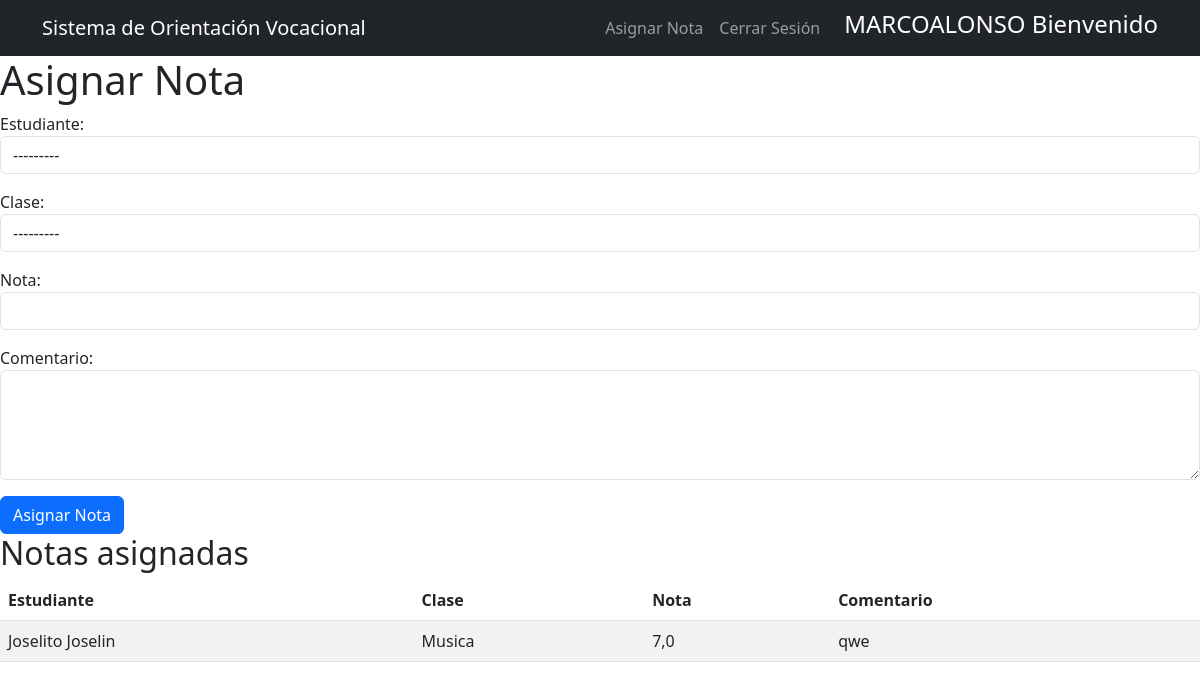
Page /asignarNota/ (signed in) on the committed database.
### Usuarios/models.py (models this page shows, shortened)
class User(AbstractUser):
    ROLES = (
        ('estudiante', 'Estudiante'),
        ('profesor', 'Profesor'),
    )
    role = models.CharField(max_length=10, choices=ROLES, verbose_name="Rol")
    cedula = models.CharField(max_length=10, unique=True, verbose_name="Cédula")
    telefono = models.CharField(max_length=10, verbose_name="Teléfono")
    especialidad = models.CharField(max_length=100, null=True, blank=True, verbose_name="Especialidad")
    fecha_nacimiento = models.DateField(null=True, blank=True, verbose_name="Fecha de Nacimiento")
    direccion = models.TextField(null=True, blank=True, verbose_name="Dirección")
    groups = models.ManyToManyField(
        'auth.Group',
        verbose_name='groups',
        blank=True,
        related_name='custom_user_set',
        related_query_name='custom_user'
    )
    user_permissions = models.ManyToManyField(
        'auth.Permission',
        verbose_name='user permissions',
        blank=True,
        related_name='custom_user_set',
        related_query_name='custom_user'
    )
    def is_profesor(self):
        return self.role == 'profesor'
    def __str__(self):
        return f"{self.username} ({self.role})"

### Academico/models.py (models this page shows, shortened)
class Calificacion(models.Model):
    id_calificacion = models.AutoField(primary_key=True)
    estudiante = models.ForeignKey(User, on_delete=models.CASCADE, limit_choices_to={'role': 'estudiante'})
    clase = models.ForeignKey(Clase, on_delete=models.CASCADE)
    nota = models.FloatField(verbose_name="Nota", validators=[MaxValueValidator(10)])
    fecha_registro = models.DateField(auto_now_add=True, verbose_name="Fecha de Registro")
    comentario = models.TextField(blank=True, null=True, verbose_name="Comentario")
    class Meta:
        verbose_name = "Calificación"
        verbose_name_plural = "Calificaciones"

class Clase(models.Model):
    id_clase = models.AutoField(primary_key=True)
    nombre = models.CharField(max_length=100, verbose_name="Nombre")
    codigo = models.CharField(max_length=20, verbose_name="Código")
    creditos = models.IntegerField(verbose_name="Créditos")
    profesor = models.ForeignKey(User, on_delete=models.CASCADE, limit_choices_to={'role': 'profesor'})
    def __str__(self):
        return f"{self.codigo} - {self.nombre}"
    class Meta:
        verbose_name = "Clase"
        verbose_name_plural = "Clases"

### Core/views.py (the view)
# urls.py: path('asignarNota/', views.asignarNota, name='asignarNota'),
@login_required
def asignarNota(request):
    if not (request.user.is_profesor() or request.user.is_superuser):
        return HttpResponseForbidden("No tienes los permisos para asignar notas.")
    grupos = Group.objects.all()
    estudiantes_por_grupo = {
        grupo.name: User.objects.filter(groups=grupo, role='estudiante') for grupo in grupos
    }
    clases = Clase.objects.all()
    if request.method == 'POST':
        estudiante_id = request.POST.get('estudiante')
        clase_id = request.POST.get('clase')
        calificacion = Calificacion.objects.filter(estudiante_id=estudiante_id, clase_id=clase_id).first()
        if calificacion:
            form = CalificacionesForm(request.POST, instance=calificacion)  # Cargar el formulario con la instancia existente
        else:
            form = CalificacionesForm(request.POST)  # Crear una nueva calificación
        if form.is_valid():
            form.save()  # Guardar cambios en la base de datos
            return redirect('asignarNota')  # Redirigir a una página de éxito
    else:
        form = CalificacionesForm()
    calificaciones = Calificacion.objects.select_related('estudiante', 'clase').all()
    return render(request, 'core/asignarNota.html', {
        'form': form,
        'estudiantes_por_grupo': estudiantes_por_grupo,
        'clases': clases,
        'calificaciones': calificaciones,
    })

### Core/forms.py
class CalificacionesForm(forms.ModelForm):
    class Meta:
        model = Calificacion
        fields = ['estudiante', 'clase', 'nota', 'comentario']
        widgets = {
            'comentario': forms.Textarea(attrs={'rows': 4, 'class': 'form-control'}),
            'nota': forms.NumberInput(attrs={'class': 'form-control'}),
        }
    def __init__(self, *args, **kwargs):
        super().__init__(*args, **kwargs)
        for field in self.fields.values():
            field.widget.attrs['class'] = 'form-control'
        self.fields['estudiante'].queryset = User.objects.filter(role='estudiante')
        self.fields['clase'].queryset = Clase.objects.all()

### Core/templates/core/asignarNota.html (shortened to what this page needs)
{% extends 'core/index.html' %}
{% block content %}
<div class="asignarNota">
    <h1>Asignar Nota</h1>
    <form method="post">
        <div class="mb-3">
            {{ form.estudiante.label_tag }}
            {{ form.estudiante }}
        </div>
        <div class="mb-3">
            {{ form.clase.label_tag }}
            {{ form.clase }}
        </div>
        <div class="mb-3">
            {{ form.nota.label_tag }}
            {{ form.nota }}
        </div>
        <div class="mb-3">
            {{ form.comentario.label_tag }}
            {{ form.comentario }}
        </div>
        <button type="submit" class="btn btn-primary">Asignar Nota</button>
    </form>
</div>
<h2>Notas asignadas</h2>
<table class="table table-striped">
    <thead>
        <tr>
            <th>Estudiante</th>
            <th>Clase</th>
            <th>Nota</th>
            <th>Comentario</th>
        </tr>
    </thead>
    <tbody>
        {% for calificacion in calificaciones %}
        <tr>
            <td>{{ calificacion.estudiante.get_full_name }}</td>
            <td>{{ calificacion.clase.nombre }}</td>
            <td>{{ calificacion.nota }}</td>
            <td>{{ calificacion.comentario }}</td>
        </tr>
        {% endfor %}
    </tbody>
</table>
{% endblock %}

### Core/templates/core/index.html (shortened to what this page needs)
<!DOCTYPE html>
<html lang="es">
<head>
    {% load static %}
    <link href="https://cdn.jsdelivr.net/npm/bootstrap@5.3.0/dist/css/bootstrap.min.css" rel="stylesheet">
</head>
<body>
    {% block header %}
    <header>
        <nav class="navbar navbar-expand-lg navbar-dark bg-dark">
            <div class="container">
                <a class="navbar-brand" href="/">Sistema de Orientación Vocacional</a>
                <div class="navbar-nav ml-auto">
                    {% if request.user.is_authenticated %}
                        {% if request.user.role == 'estudiante'%}
                            <a class="nav-link" href="{% url 'calificaciones' %}">Calificaciones</a>
                        {% elif request.user.role == 'profesor' %}
                            <a class="nav-link" href="{% url 'asignarNota' %}">Asignar Nota</a>
                        {% elif request.user.is_superuser %}
                            <a class="nav-link" href="{% url 'calificaciones' %}">Calificaciones</a>
                            <a class="nav-link" href="{% url 'asignarNota' %}">Asignar Nota</a>
                        {% endif %}
                        <a class="nav-link" href="{% url 'exit' %}">Cerrar Sesión</a>
                        <h4 class="text-white ms-3 align-self-center">{{request.user.username | upper}} Bienvenido</h4>
                    {% else %}
                        <a class="nav-link" href="{% url 'login' %}">Iniciar Sesión</a>
                        <a class="nav-link" href="{% url 'register' %}">Registrarse</a>
                    {% endif %}
                </div>
            </div>
        </nav>
    </header>
    {% endblock %}
    {% block content %}{% endblock %}
</body>
</html>

### rows in the picture
User: user.username "MARCOALONSO"
Calificacion: estudiante.get_full_name "Joselito Joselin", clase.nombre "Musica", nota "7,0", comentario "qwe"
